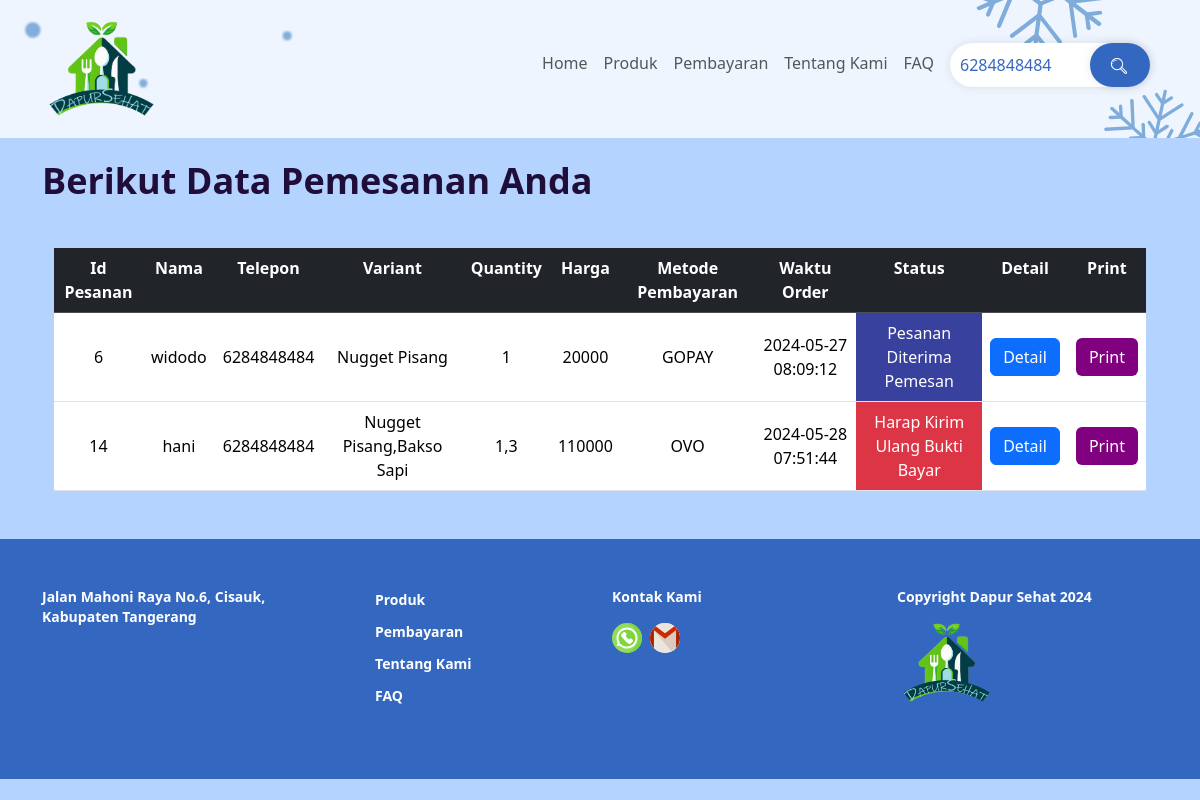
The page /cari-pesanan.php?tcari=6284848484 on the database its author committed.
### tables this page shows
CREATE TABLE `orders` (
  `id` int(11) NOT NULL,
  `nama` varchar(50) NOT NULL,
  `telepon` varchar(50) NOT NULL,
  `email` varchar(50) DEFAULT NULL,
  `wilayah` varchar(50) NOT NULL,
  `alamat` varchar(225) NOT NULL,
  `mtdBayar` varchar(50) NOT NULL,
  `order_date` timestamp NOT NULL DEFAULT current_timestamp(),
  `status` varchar(50) DEFAULT 'Menunggu Bukti Pembayaran'
);

### public/cari-pesanan.php (the view, shortened to what this page needs)
<!DOCTYPE html>
<html lang="en">
<head>
    <link href="https://cdn.jsdelivr.net/npm/bootstrap@5.3.3/dist/css/bootstrap.min.css" rel="stylesheet">
    <link rel="stylesheet" href="https://cdn.jsdelivr.net/npm/bootstrap-icons@1.11.3/font/bootstrap-icons.min.css">
    <link rel="stylesheet" href="https://unpkg.com/aos@next/dist/aos.css" />
    <link rel="stylesheet" href="css/style.css">
</head>
<body>
    <section id="hero-container" style="
    background-image: url('images/bgtop.svg');
    background-size: cover;
    background-repeat: no-repeat;
    background-position: center;
    ">
        <div id="navbar"></div>
    </section>
    <section id="tabelCariPesanan">
        <div class="container py-2">
            <h1 class="title py-2">Berikut Data Pemesanan Anda</h1>
            <div class="container py-4 table-responsive">
                <main>
                    <table class="table table-hover text-center" data-aos="fade-down">
                        <tr class="table-dark">
                            <th>Id Pesanan</th>
                            <th>Nama</th>
                            <th>Telepon</th>
                            <th>Variant</th>
                            <th>Quantity</th>
                            <th>Harga</th>
                            <th>Metode Pembayaran</th>
                            <th>Waktu Order</th>
                            <th>Status</th>
                            <th>Detail</th>
                            <th>Print</th>
                        </tr>
                        <?php
                        if (isset($_GET['tcari'])) {
                            $keyword = mysqli_real_escape_string($db, $_GET['tcari']);
                            $query = "SELECT
                                        o.id,
                                        o.nama,
                                        o.telepon,
                                        o.email,
                                        o.wilayah,
                                        o.alamat,
                                        o.mtdBayar,
                                        o.order_date,
                                        o.status,
                                        GROUP_CONCAT(oi.product_id) AS product_id,
                                        GROUP_CONCAT(p.variant) AS variant,
                                        GROUP_CONCAT(oi.quantity) AS quantity,
                                        SUM(oi.harga_orders) AS harga_orders
                                    FROM
                                        orders o
                                    JOIN
                                        order_items oi ON o.id = oi.order_id
                                    JOIN
                                        products p ON oi.product_id = p.id
                                    WHERE
                                        o.telepon LIKE '%$keyword%'
                                    GROUP BY
                                        o.id, o.nama, o.telepon, o.email, o.wilayah, o.alamat, o.mtdBayar, o.order_date, o.status";
                            $result = mysqli_query($db, $query);
                            if ($result) {
                                $num_rows = mysqli_num_rows($result);
                                if ($num_rows > 0) {
                                    while ($row = mysqli_fetch_assoc($result)) {
                                        $detail_id = "detail_" . $row["id"];
                                        $status_class = "";
                                        switch ($row["status"]) {
                                            case 'Harap Kirim Ulang Bukti Bayar':
                                                $status_class = "style='background-color: #DC3545'";
                                                break;
                                            case 'Pesanan Diterima Pemesan':
                                                $status_class = "style='background-color: #38419D'";
                                                break;
                                        }
                                        echo "<tr>
                                                <td class='align-middle'>" . $row["id"] . "</td>
                                                <td class='align-middle'>" . $row["nama"] . "</td>
                                                <td class='align-middle'>" . $row["telepon"] . "</td>
                                                <td class='align-middle'>" . $row["variant"] . "</td>
                                                <td class='align-middle'>" . $row["quantity"] . "</td>
                                                <td class='align-middle'>" . $row["harga_orders"] . "</td>
                                                <td class='align-middle'>" . $row["mtdBayar"] . "</td>
                                                <td class='align-middle'>" . $row["order_date"] . "</td>
                                                <td class='text-white align-middle' {$status_class}>" . $row["status"] . "</td>
                                                <td class='align-middle'>
                                                    <button class='btn btn-primary text-white' data-bs-toggle='modal' data-bs-target='#" . $detail_id . "'>Detail</button>
                                                </td>
                                                <td class='align-middle'>
                                                    <a class='btn text-white' href='../print-order.php?order_id=" .  $row["id"] . "' style='background-color: purple';>Print</a>
                                                </td>
                                            </tr>";
                                    }
                                } else {
                                    echo "<tr><td colspan='11'>Tidak ada hasil pencarian untuk '" . htmlspecialchars($keyword, ENT_QUOTES) . "'</td></tr>";
                                }
                            } else {
                                echo '<tr><td colspan="11">Terjadi kesalahan dalam mengambil data.</td></tr>';
                            }
                        } else {
                            echo '<tr><td colspan="11">Tidak ada data.</td></tr>';
                        }
                        ?>
                    </table>
                </main>
            </div>
        </div>
    </section>
    <section id="footer" style="background-color: #3468C0;">
    </section>
</body>
</html>

### public/css/style.css (style rules this page uses)
* { margin: 0; padding: 0; }
html { scroll-behavior: smooth; }
body { color: #200E3A; background-color: #B4D4FF; }
.title { font-size: 36px; font-weight: 800; line-height: 54px; }

### rows shown on the page
orders: id "6", nama "widodo", telepon "6284848484", variant "Nugget Pisang", quantity "1", harga_orders "20000", mtdBayar "GOPAY", order_date "2024-05-27 08:09:12", status "Pesanan Diterima Pemesan"
orders: id "14", nama "hani", telepon "6284848484", variant "Nugget Pisang,Bakso Sapi", quantity "1,3", harga_orders "110000", mtdBayar "OVO", order_date "2024-05-28 07:51:44", status "Harap Kirim Ulang Bukti Bayar"
